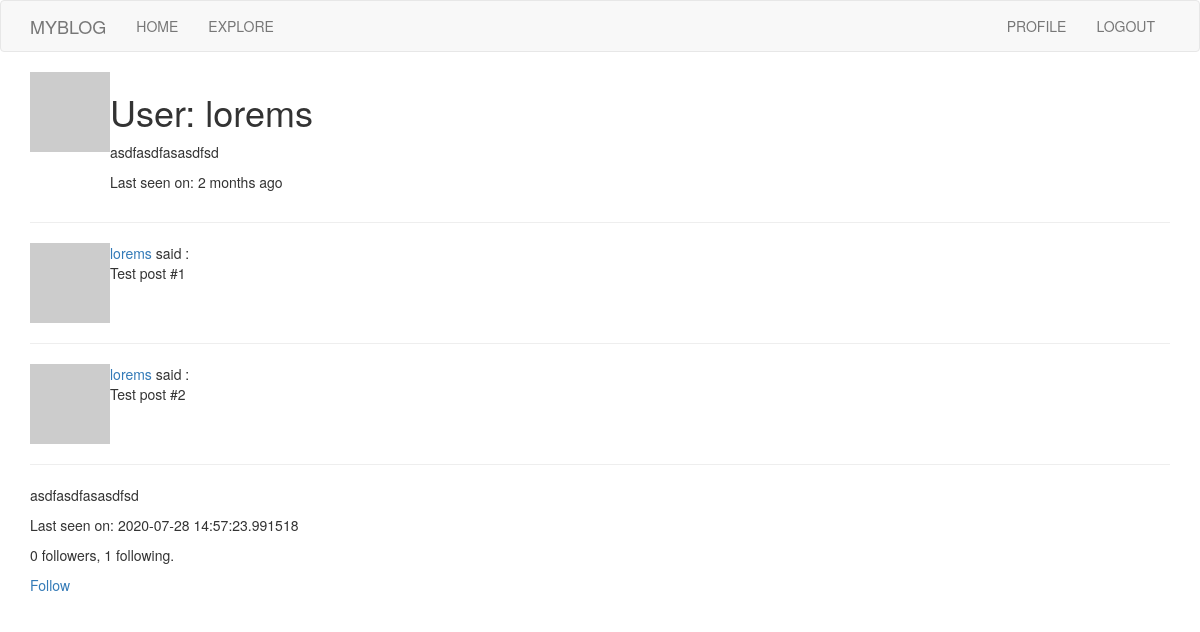
The page /user/lorems (signed in) on the database its author committed.
### app/models.py (models this page shows, shortened)
class User(UserMixin, db.Model):
    id = db.Column(db.Integer, primary_key=True)
    username = db.Column(db.String(64), index=True, unique=True)
    email = db.Column(db.String(120), index=True, unique=True)
    password_hash = db.Column(db.String(128))
    posts = db.relationship('Post', backref='author', lazy='dynamic')
    about_me = db.Column(db.String(140))
    last_seen = db.Column(db.DateTime, default=datetime.utcnow)
    def avatar(self, size):
        digest = md5(self.email.lower().encode('utf-8')).hexdigest()
        return 'https://www.gravatar.com/avatar/{}?d=identicon&s={}'.format(digest, size)
    def is_following(self, user):
        return self.followed.filter(followers.c.followed_id == user.id).count() > 0
    followed = db.relationship(
        'User', secondary=followers,
        primaryjoin=(followers.c.follower_id == id),
        secondaryjoin=(followers.c.followed_id == id),
        backref=db.backref('followers', lazy='dynamic'), lazy='dynamic'
    )

### app/routes.py (the view)
@app.route('/user/<username>')
@login_required
def user(username):
    user = User.query.filter_by(username=username).first_or_404()
    posts = [
        {'author': user, 'body': 'Test post #1'},
        {'author': user, 'body': 'Test post #2'}
    ]
    return render_template('user.html', user=user, posts=posts)

### app/models.py (called while the page is built)
@login.user_loader
def load_user(id):
    return User.query.get(int(id))

### app/routes.py (called while the page is built)
@app.before_request
def before_request():
    if current_user.is_authenticated:
        current_user.last_seen = datetime.utcnow()
        db.session.commit()

### app/templates/user.html
{% extends "base.html" %}
{% block app_content %}
    <table>
        <tr valign="top">
            <td><img src="{{ user.avatar(128) }}" alt=""></td>
            <td>
                <h1>User: {{ user.username }} </h1>
                {% if user.about_me %} <p>{{ user.about_me }}</p> {% endif %}
                {% if user.last_seen %} <p>Last seen on: {{ moment(user.last_seen).fromNow() }}</p> {% endif %}
            </td>
        </tr>
    </table>
    <hr>
    {% for post in posts %}
    <table>
        {% include '_post.html' %}
        <hr>
    </table>
    {% endfor %}
    {% if user.about_me %} <p>{{user.about_me }}</p>{% endif %}
    {% if user.last_seen %} <p>Last seen on: {{ user.last_seen }}</p> {% endif %}
    <p>{{ user.followers.count() }} followers, {{ user.followed.count() }} following. </p>
    {% if user == current_user %}
        <p><a href="{{ url_for('edit_profile') }}">Edit your profile</a></p>
    {% elif not current_user.is_following(user) %}
        <p><a href="{{ url_for('follow', username=user.username) }}">Follow</a></p>
    {% else %}
        <p><a href="{{ url_for('unfollow', username=user.username) }}">Unfollow</a></p>
    {% endif %}
{% endblock %}

### app/templates/_post.html
<table>
    <tr valign="top">
        <td width="70px">
            <a href="{{ url_for('user', username=post.author.username) }}">
                <img src="{{ post.author.avatar(70) }}" alt="">
            </a>
        </td>
        <td>
            <a href="{{ url_for('user', username=post.author.username) }}">
                {{ post.author.username }}
            </a>
            said {{ post.timestamp }} : <br>{{ post.body }}
        </td>
    </tr>
</table>

### rows shown on the page
User: username "lorems", about_me "asdfasdfasasdfsd", last_seen "2 months ago", author.username "lorems" "lorems", last_seen "2020-07-28 14:57:23.991518"

### other values the page prints
{{ post.body }} "Test post #1" "Test post #2"
{{ user.followers.count() }} "0"
{{ user.followed.count() }} "1"
